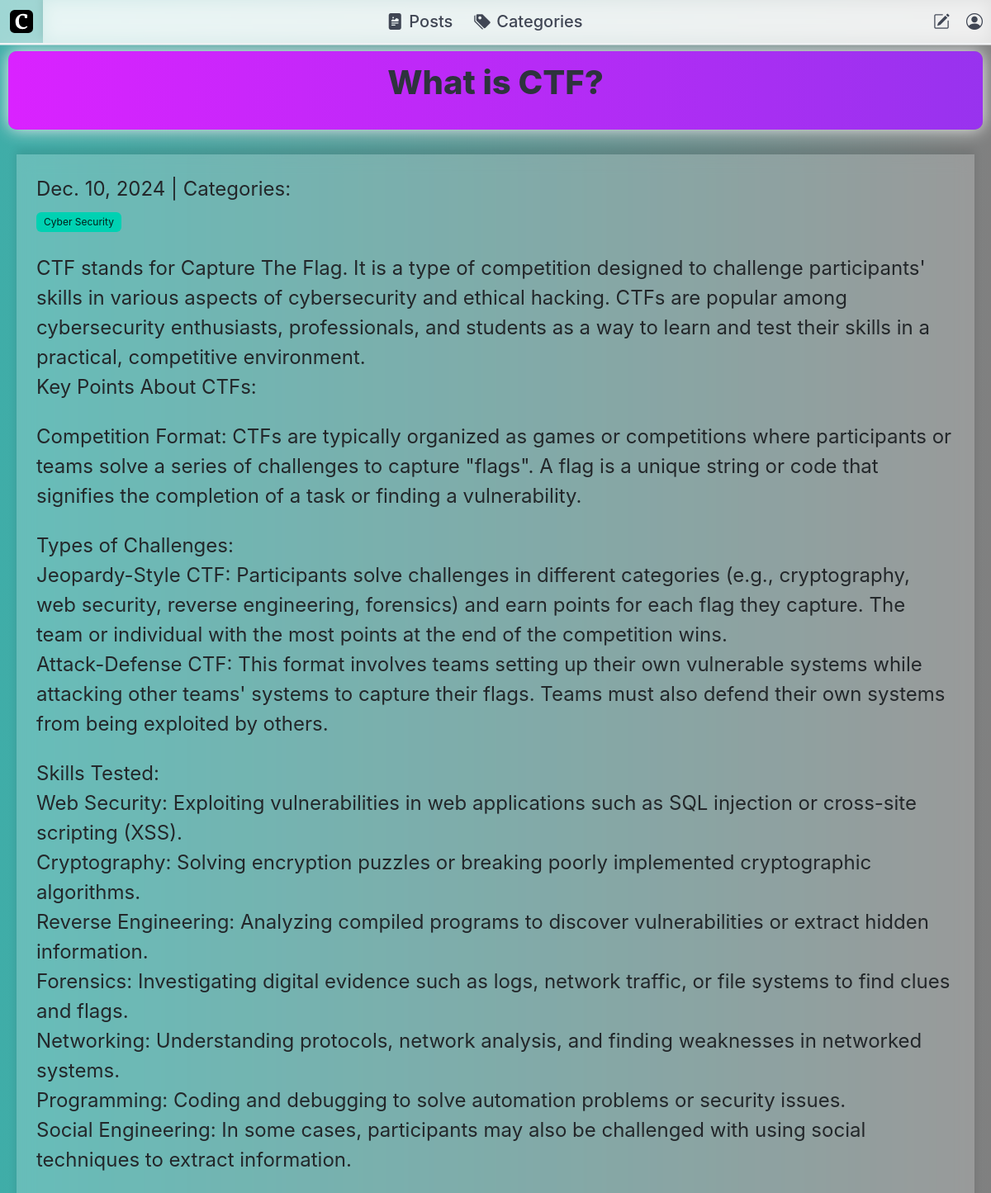
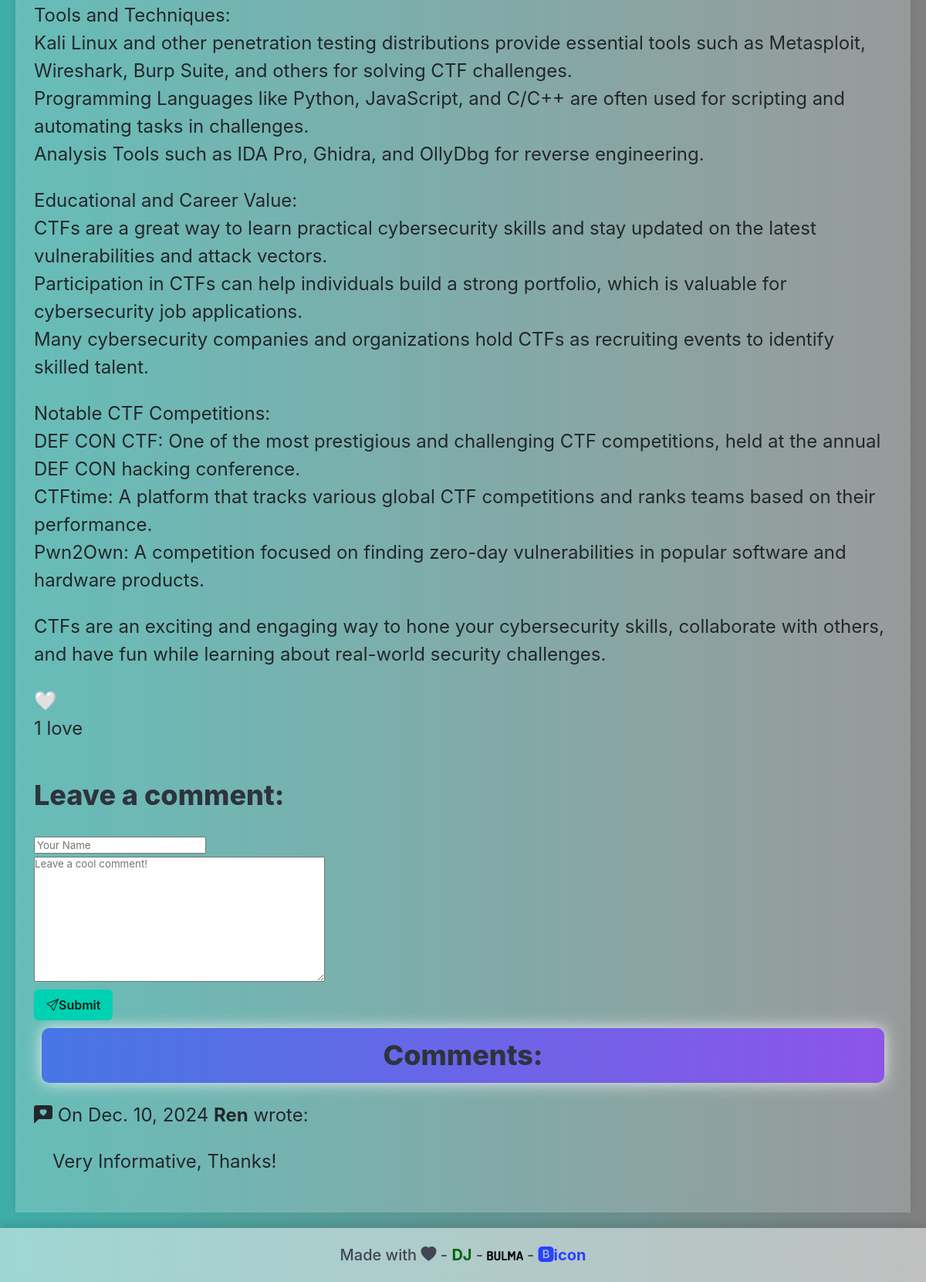
The app's page /post/1/ with its own data (2 pictures, top to bottom).
### blog/models.py (models this page shows, shortened)
class Post(models.Model):
    title = models.CharField(max_length=255)
    body = models.TextField()
    created_on = models.DateTimeField(auto_now_add=True)
    last_modified = models.DateTimeField(auto_now=True)
    author = models.ForeignKey(settings.AUTH_USER_MODEL, on_delete=models.CASCADE, default=1)  # Replace 1 with a valid user ID
    categories = models.ManyToManyField('Category', related_name='posts')
    love_reactions = models.ManyToManyField(settings.AUTH_USER_MODEL, related_name='loved_posts', blank=True)
    def get_love_count(self):
        return self.love_reactions.count()

class Category(models.Model):
    name = models.CharField(max_length=30)
    class Meta:
        verbose_name_plural = "categories"

class Comment(models.Model):
    author = models.CharField(max_length=60)
    body = models.TextField()
    created_on = models.DateTimeField(auto_now_add=True)
    post = models.ForeignKey("Post", on_delete=models.CASCADE)

### blog/views.py (the view)
# urls.py: path("post/<int:pk>/", views.blog_detail, name="blog_detail"),
def blog_detail(request, pk):
    post = get_object_or_404(Post, pk=pk)
    form = CommentForms()
    if request.method == "POST":
        form = CommentForms(request.POST)
        if form.is_valid():
            comment = Comment(
                author = form.cleaned_data["author"],
                body=form.cleaned_data["body"],
                post=post,
            )
            comment = form.save(commit=False)
            comment.post = post
            comment.save()
        return HttpResponseRedirect(request.path_info)
    else:
        form = CommentForms()
    comments = Comment.objects.filter(post=post)
    context = {
        "post":post,
        "comments":comments,
        "form":CommentForms(),
    }
    return render(request, "blog/detail.html", context)

### blog/forms.py
class CommentForms(forms.ModelForm):
    author = forms.CharField(
        max_length=60,
        widget=forms.TextInput(
            attrs={"class":"form-control", "placeholder":"Your Name"}
        ),
    )
    body = forms.CharField(
        widget=forms.Textarea(
            attrs={"class":"form-control", "placeholder":"Leave a cool comment!"}
        )
    )
    class Meta:
        model = Comment
        fields = ['author', 'body']

### blog/templates/blog/detail.html (shortened to what this page needs)
{% extends "base.html" %}
{% block page_content %}
    <div class="containerX">
        <div class="title-box-container">
            <div class="page-title-box"><h1 class="title is-2">{{ post.title }}</h1></div>
    </div>
    <div class="columnX">
        <div class=" content is-size-4 blur-white">
        {{ post.created_on.date }} | Categories:
        <div class="tags">
        {% for category in post.categories.all %}
            <a href="{% url 'blog_category' category.name %}">
                <span class="tag is-hoverable is-primary">{{ category.name }}</span>
            </a>
        {% endfor %}
    </div>
    <p>{{ post.body | linebreaks }}</p>
    <button id="love-btn-{{ post.id }}" class="love-button">
        {% if request.user in post.love_reactions.all %}
            ❤️
        {% else %}
            🤍
        {% endif %}
    </button>
    <p id="love-count-{{ post.id }}">
        {{ post.get_love_count }} {{ post.get_love_count|pluralize:"love,loves" }}
    </p>
    <h3>Leave a comment:</h3>
    <div >
    <form  method="post">
        <div>
            {{ form.author }}
        </div>
        <div >
            {{ form.body }}
        </div>
        <button type="submit" class="button is-primary"><i class="bi bi-send"></i> <strong>Submit</strong></button>
    </form>
    </div>
    <div>
    <h3 class="page-title-button">Comments:</h3>
    {% for comment in comments %}
        <p>
            <i class="bi bi-chat-left-heart-fill"></i> On {{ comment.created_on.date }} <b>{{ comment.author }}</b> wrote:
        </p>
        <div class="block pl-5">
        <p >
            {{ comment.body | linebreaks }}
        </p>
        </div>
    {% endfor %}
    </div>
    </div>
</div>
</div>
</div>
{% endblock page_content %}

### static/css/base.css (style rules this page uses)
.ColorX { height: 100vh; background: linear-gradient(to right, #3fada8, #808080); }
.blur-white { padding: 1.5rem; font-weight: normal; color: #23272a; backdrop-filter: blur(10px); background-color: rgba(255, 255, 255, 0.205); box-shadow: 0px -5px 10px rgba(0, 0, 0, 0.1); }
html, body { height: 100%; margin: 0; }
.page-title-button1, .page-title-button, .page-title-button2, .page-title-box { margin: 10px; padding: 15px 45px; text-align: center; transition: 0.5s; background-size: 200% auto; color: white; box-shadow: 0 0 20px #eee; border-radius: 10px; display: block; }
.page-title-button { background-image: linear-gradient(to right, #4776E6 0%, #8E54E9 51%, #4776E6 100%); }
.page-title-box { background-image: linear-gradient(to right, #DA22FF 0%, #9733EE 51%, #DA22FF 100%); }
.containerX { display: contents; justify-content: space-evenly; padding: 4px; }
.columnX { border-radius: 10px; padding: 20px; margin-right: 1%; box-sizing: border-box; justify-content: center; align-items: center; }
.columnX:last-child { margin-right: 0; }

### records on screen
Post: title "What is CTF?", created_on "Dec. 10, 2024", body "CTF stands for Capture The Flag. It is a type of competition designed to challenge participants' skills in various aspects of cybersecurity and ethical hacking. CTFs are popular among cybersecurity enthusiasts, professionals, and students as a way to learn and test their skills in a practical, competitive environment. Key Points About CTFs: Competition Format: CTFs are typically organized as games or competitions where participants or teams solve a series of challenges to capture \"flags\". A flag is a unique string or code that signifies the completion of a task or finding a vulnerability. Types of Challenges: Jeopardy-Style CTF: Participants solve challenges in different categories (e.g.,…", get_love_count "1"
Category: name "Cyber Security"
Comment: created_on "Dec. 10, 2024", author "Ren", body "Very Informative, Thanks!"
